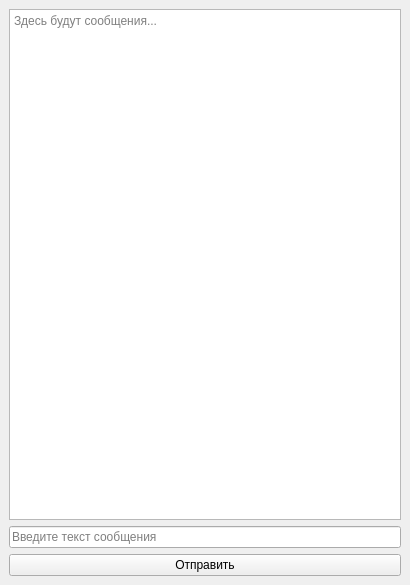
<?xml version="1.0" encoding="UTF-8"?>
<ui version="4.0">
 <class>MainWindow</class>
 <widget class="QMainWindow" name="MainWindow">
  <property name="geometry">
   <rect>
    <x>0</x>
    <y>0</y>
    <width>410</width>
    <height>585</height>
   </rect>
  </property>
  <property name="windowTitle">
   <string>MainWindow</string>
  </property>
  <widget class="QWidget" name="centralwidget">
   <layout class="QVBoxLayout" name="verticalLayout">
    <item>
     <widget class="QPlainTextEdit" name="plainTextEdit">
      <property name="readOnly">
       <bool>true</bool>
      </property>
      <property name="placeholderText">
       <string>Здесь будут сообщения...</string>
      </property>
     </widget>
    </item>
    <item>
     <widget class="QLineEdit" name="lineEdit">
      <property name="placeholderText">
       <string>Введите текст сообщения</string>
      </property>
     </widget>
    </item>
    <item>
     <widget class="QPushButton" name="pushButton">
      <property name="text">
       <string>Отправить</string>
      </property>
     </widget>
    </item>
   </layout>
  </widget>
 </widget>
 <resources/>
 <connections/>
</ui>
